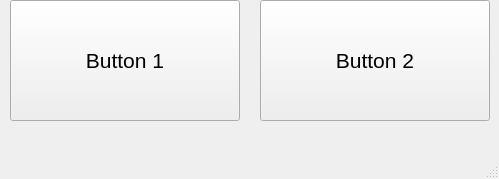
<?xml version="1.0" encoding="UTF-8"?>
<ui version="4.0">
 <class>MainWindow</class>
 <widget class="QMainWindow" name="MainWindow">
  <property name="geometry">
   <rect>
    <x>0</x>
    <y>0</y>
    <width>499</width>
    <height>179</height>
   </rect>
  </property>
  <property name="windowTitle">
   <string>Status Bar Stuff</string>
  </property>
  <widget class="QWidget" name="centralwidget">
   <widget class="QPushButton" name="button1_pushButton">
    <property name="geometry">
     <rect>
      <x>10</x>
      <y>0</y>
      <width>230</width>
      <height>121</height>
     </rect>
    </property>
    <property name="font">
     <font>
      <pointsize>16</pointsize>
     </font>
    </property>
    <property name="text">
     <string>Button 1</string>
    </property>
   </widget>
   <widget class="QPushButton" name="button2_pushButton_2">
    <property name="geometry">
     <rect>
      <x>260</x>
      <y>0</y>
      <width>230</width>
      <height>121</height>
     </rect>
    </property>
    <property name="font">
     <font>
      <pointsize>16</pointsize>
     </font>
    </property>
    <property name="text">
     <string>Button 2</string>
    </property>
   </widget>
  </widget>
  <widget class="QMenuBar" name="menubar">
   <property name="geometry">
    <rect>
     <x>0</x>
     <y>0</y>
     <width>499</width>
     <height>21</height>
    </rect>
   </property>
  </widget>
  <widget class="QStatusBar" name="statusbar"/>
 </widget>
 <resources/>
 <connections/>
</ui>
